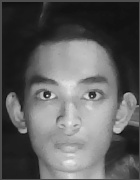
#> input picture ML_Data/6752300151_Pae.jpg, 140 x 180 px, given in place of the camera
$ python Get_data.py ML_Data/6752300151_Pae.jpg
#> lines starting #> are read from the running program, lines starting #| are printed output that depends on the picture
### face_reg.py
"""Face recognition with K-Nearest Neighbors on raw pixels.

    python face_reg.py          # open the webcam and label faces live (q = quit)
    python face_reg.py eval     # measure accuracy on DATA/ without a camera
"""
import sys
from pathlib import Path

import cv2
import numpy as np

ROOT = Path(__file__).resolve().parent
DATA_DIR = ROOT / "DATA"
CROP_W, CROP_H = 140, 180     # size of the images stored in DATA/
FEAT_W, FEAT_H = 35, 45       # images are shrunk to this before comparing
FIXED_BOX = (250, 120, CROP_W, CROP_H)   # x, y, w, h: the old fixed crop, used as fallback
K = 1   # only 4 photos per person, so a 3-way vote is easily outvoted (k=1: 14/24, k=3: 12/24)

_cascade = cv2.CascadeClassifier(cv2.data.haarcascades + "haarcascade_frontalface_default.xml")


def find_face(frame):
    """Return (x, y, w, h) of the largest face in a BGR frame, framed like DATA/, or None."""
    gray = cv2.cvtColor(frame, cv2.COLOR_BGR2GRAY)
    faces = _cascade.detectMultiScale(gray, scaleFactor=1.1, minNeighbors=5, minSize=(80, 80))
    if len(faces) == 0:
        return None
    x, y, w, h = max(faces, key=lambda f: f[2] * f[3])
    # Haar boxes are tight around eyes-to-mouth; DATA/ crops also include hair and chin,
    # so widen the box and stretch it to the same 140:180 shape.
    cx, cy = x + w / 2, y + h / 2
    new_w = w * 1.15
    new_h = new_w * CROP_H / CROP_W
    H, W = gray.shape
    x0, y0 = int(max(0, cx - new_w / 2)), int(max(0, cy - new_h / 2))
    x1, y1 = int(min(W, cx + new_w / 2)), int(min(H, cy + new_h / 2))
    return x0, y0, x1 - x0, y1 - y0


def crop(frame, box):
    """Cut the box out of a BGR frame and return a CROP_W x CROP_H grayscale image."""
    x, y, w, h = box
    gray = cv2.cvtColor(frame[y:y + h, x:x + w], cv2.COLOR_BGR2GRAY)
    return cv2.resize(gray, (CROP_W, CROP_H))


# [89 lines left out: functions features, load_dataset, neighbors, decide_name, evaluate, webcam, not called in this run]


# [2 lines that do not run on import are left out]

### Get_data.py
"""Collect face images for one person from the webcam.

    python Get_data.py <name>

Look at the camera, press s to save the face in the box, q to quit.
Images go to DATA/<name>/ and numbering continues after existing files.
Turn your head a little between shots so the model sees different angles.
"""
import sys

import cv2

from face_reg import DATA_DIR, FIXED_BOX, crop, find_face

if len(sys.argv) != 2:
    raise SystemExit("Usage: python Get_data.py <name>")

folder = DATA_DIR / sys.argv[1]
folder.mkdir(parents=True, exist_ok=True)
numbers = [int(p.stem) for p in folder.glob("*.jpg") if p.stem.isdigit()]
i = max(numbers, default=0) + 1

cap = cv2.VideoCapture(0, cv2.CAP_DSHOW) if sys.platform == "win32" else cv2.VideoCapture(0)
if not cap.isOpened():
    raise SystemExit("Cannot open the webcam.")
while True:
    ret, frame = cap.read()
#> frame is the input picture: shape (180, 140, 3); min 13, max 241, mean 93.5
    if not ret:
        break
    box = find_face(frame) or FIXED_BOX   # no face found: fall back to the old fixed box
#> in find_face, `faces = _cascade.detectMultiScale(gray, scaleFactor=1.1, minNeighbors=..`: faces = [[16, 59, 106, 106]]
#> in find_face, `x, y, w, h = max(faces, key=lambda f: f[2] * f[3])`: x = 16; y = 59; w = 106
#> in find_face, `cx, cy = x + w / 2, y + h / 2`: cx = 69; cy = 112
#> in find_face, `new_w = w * 1.15`: new_w = 121.9
#> in find_face, `new_h = new_w * CROP_H / CROP_W`: new_h = 156.7
#> in find_face, `x0, y0 = int(max(0, cx - new_w / 2)), int(max(0, cy - new_h / 2))`: x0 = 8; y0 = 33
#> in find_face, `x1, y1 = int(min(W, cx + new_w / 2)), int(min(H, cy + new_h / 2))`: x1 = 129; y1 = 180
#> box = (8, 33, 121, 147)
    x, y, w, h = box
#> x = 8; y = 33; w = 121; h = 147
    face = crop(frame, box)
#> in crop, `x, y, w, h = box`: x = 8; y = 33; w = 121; h = 147
#> in crop, `gray = cv2.cvtColor(frame[y:y + h, x:x + w], cv2.COLOR_BGR2GRAY)`:
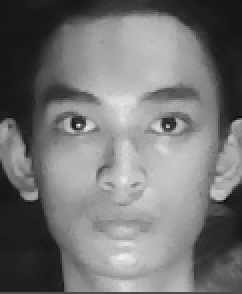
#> gray: shape (147, 121) (shown 2 times larger); min 13, max 241, mean 116.9
#> in crop, `return cv2.resize(gray, (CROP_W, CROP_H))`:
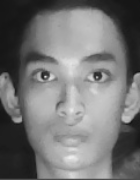
#> returned value: shape (180, 140); min 15, max 238, mean 116.8
    shown = frame.copy()
    cv2.rectangle(shown, (x, y), (x + w, y + h), (0, 0, 255), 2)
    cv2.putText(shown, f"{folder.name}: next #{i}  (s = save, q = quit)", (10, 30),
                cv2.FONT_HERSHEY_SIMPLEX, 0.7, (0, 0, 255), 2)
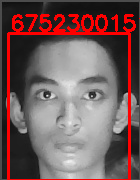
#> shown: shape (180, 140, 3); mean B, G, R 89.8, 89.8, 113.6
    cv2.imshow("frame", shown)
    cv2.imshow("face", face)
    key = cv2.waitKey(1) & 0xFF
#> (key q is pressed here)
    if key == ord("s"):
        cv2.imwrite(str(folder / f"{i}.jpg"), face)
        print(f"saved {folder.name}/{i}.jpg")
        i += 1
    elif key == ord("q"):
        break
cap.release()
cv2.destroyAllWindows()

$ run again, on ML_Data/6752300178_VA.jpg
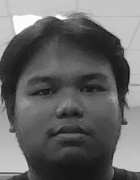
#> input picture ML_Data/6752300178_VA.jpg, 140 x 180 px, given in place of the camera
#> frame is the input picture: shape (180, 140, 3); min 10, max 255, mean 104.2
#> faces = [[12, 44, 113, 113]]
#> in find_face, `x, y, w, h = max(faces, key=lambda f: f[2] * f[3])`: x = 12; y = 44; w = 113
#> cx = 68.5; cy = 100.5
#> new_w = 129.9
#> new_h = 167.1
#> x0 = 3; y0 = 16
#> x1 = 133; y1 = 180
#> box = (3, 16, 130, 164)
#> `x, y, w, h = box`: x = 3; y = 16; w = 130; h = 164
#> in crop, `x, y, w, h = box`: x = 3; y = 16; w = 130; h = 164
#> in crop, `gray = cv2.cvtColor(frame[y:y + h, x:x + w], cv2.COLOR_BGR2GRAY)`:
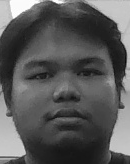
#> gray: shape (164, 130); min 10, max 255, mean 89.3
#> `cv2.putText(shown, f"{folder.name}: next #{i}  (s = save, q = quit)", ..`:
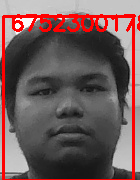
#> shown: shape (180, 140, 3); mean B, G, R 90.6, 90.6, 113.4

$ run again, on ML_Data/6752300208_North.jpg
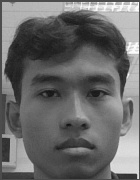
#> input picture ML_Data/6752300208_North.jpg, 140 x 180 px, given in place of the camera
#> frame is the input picture: shape (180, 140, 3); min 16, max 255, mean 106.1
#> faces = [[15, 48, 116, 116]]
#> in find_face, `x, y, w, h = max(faces, key=lambda f: f[2] * f[3])`: x = 15; y = 48; w = 116
#> cx = 73; cy = 106
#> new_w = 133.4
#> new_h = 171.5
#> x0 = 6; y0 = 20
#> x1 = 139; y1 = 180
#> box = (6, 20, 133, 160)
#> `x, y, w, h = box`: x = 6; y = 20; w = 133; h = 160
#> in crop, `x, y, w, h = box`: x = 6; y = 20; w = 133; h = 160
#> in crop, `gray = cv2.cvtColor(frame[y:y + h, x:x + w], cv2.COLOR_BGR2GRAY)`:
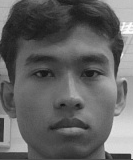
#> gray: shape (160, 133); min 16, max 254, mean 99.2
#> `cv2.putText(shown, f"{folder.name}: next #{i}  (s = save, q = quit)", ..`:
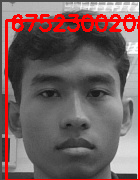
#> shown: shape (180, 140, 3); mean B, G, R 95.9, 95.9, 118.5

$ run again, on ML_Data/6752300232_Memi.jpg
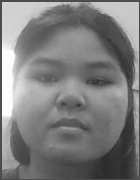
#> input picture ML_Data/6752300232_Memi.jpg, 140 x 180 px, given in place of the camera
#> frame is the input picture: shape (180, 140, 3); min 42, max 255, mean 126.2
#> faces = [[12, 30, 118, 118]]
#> in find_face, `x, y, w, h = max(faces, key=lambda f: f[2] * f[3])`: x = 12; y = 30; w = 118
#> cx = 71; cy = 89
#> new_w = 135.7
#> new_h = 174.5
#> x0 = 3; y0 = 1
#> x1 = 138; y1 = 176
#> box = (3, 1, 135, 175)
#> `x, y, w, h = box`: x = 3; y = 1; w = 135; h = 175
#> in crop, `x, y, w, h = box`: x = 3; y = 1; w = 135; h = 175
#> in crop, `gray = cv2.cvtColor(frame[y:y + h, x:x + w], cv2.COLOR_BGR2GRAY)`:
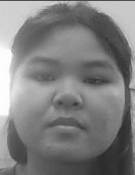
#> gray: shape (175, 135); min 42, max 255, mean 127.9
#> `cv2.putText(shown, f"{folder.name}: next #{i}  (s = save, q = quit)", ..`:
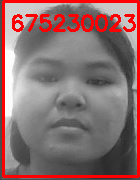
#> shown: shape (180, 140, 3); mean B, G, R 110.4, 110.4, 139.7
